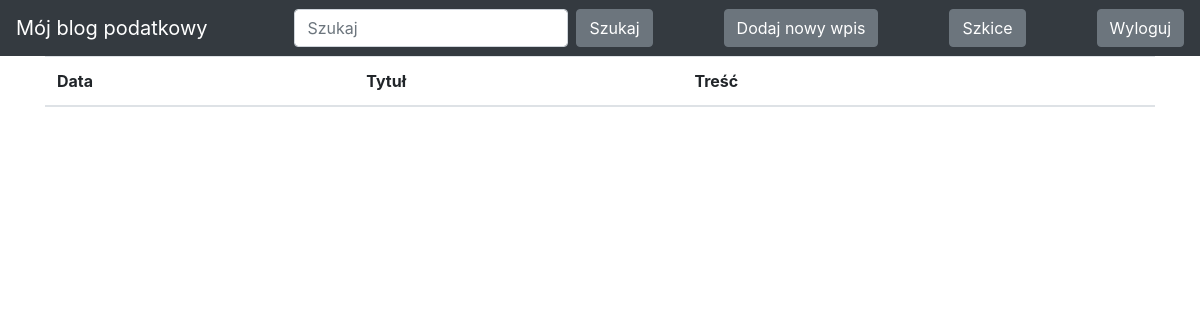
The page /drafts/ (signed in) on the database as committed earlier.
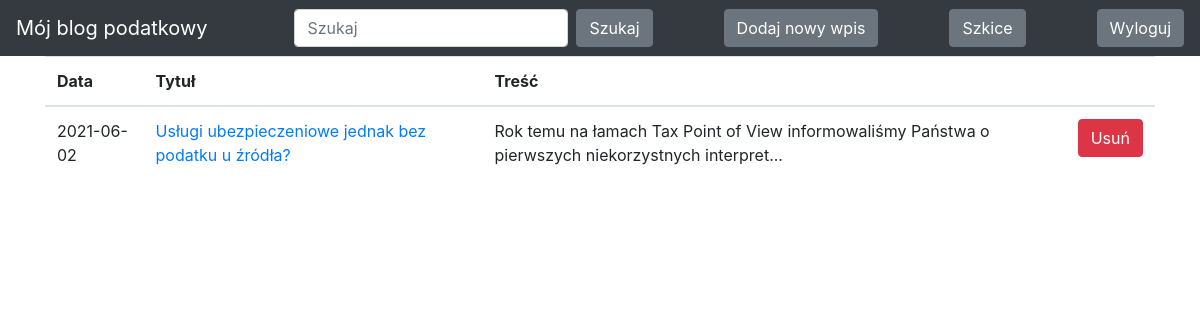
The same page on the database as committed later.
### blog/models.py (models this page shows)
class Entry(db.Model):
    id = db.Column(db.Integer, primary_key=True)
    title = db.Column(db.String(80), nullable=False)
    body = db.Column(db.Text, nullable=False)
    pub_date = db.Column(db.DateTime, nullable=False,
                         default=datetime.datetime.utcnow)
    is_published = db.Column(db.Boolean, default=False)
    category = db.Column(db.String(80), nullable=False)

### blog/routes.py (the view)
@app.route('/drafts/', methods=['GET'])
@login_required
def list_drafts():
    drafts = Entry.query.filter_by(is_published=False).order_by(Entry.pub_date.desc())
    return render_template("drafts.html", drafts=drafts)

### blog/routes.py (called while the page is built)
def login_required(view_func):
    @functools.wraps(view_func)
    def check_permissions(*args, **kwargs):
        if session.get('logged_in'):
            return view_func(*args, **kwargs)
        return redirect(url_for('login', next=request.path))
    return check_permissions

### blog/templates/drafts.html (shortened to what this page needs)
<!DOCTYPE html>
<html lang="en">
{% extends "base.html" %}
{% block content %}
<table class="table">
  <thead>
    <tr>
      <th scope="col">Data</th>
      <th scope="col">Tytuł</th>
      <th scope="col">Treść</th>
      <th scope="col"></th>
    </tr>
  </thead>
    <tbody>
  {% for post in drafts %}
    <tr>
       <td>
           {{ post.pub_date.strftime('%Y-%m-%d') }}
       </td>
       <td>
           <a href="{{ url_for('edit_entry', entry_id=post.id) }}">
               {{ post.title }}
           </a>
       </td>
       <td>{{ post.body|truncate(100, true) }}</td>
        <td>
            <form action="{{ url_for('delete_draft', entry_id=post.id) }}" method="POST">
            <button class="btn btn-danger my-2 my-sm-0" type="submit">Usuń</button>
            </form>
        </td>
     </tr>
     {% endfor %}
   </tbody>
 </table>
{% endblock %}

Rows that differ between the two databases and show on the page:
added Entry: pub_date "2021-06-02", title "Usługi ubezpieczeniowe jednak bez podatku u źródła?", body "Rok temu na łamach Tax Point of View informowaliśmy Państwa o pierwszych niekorzystnych interpret..."
